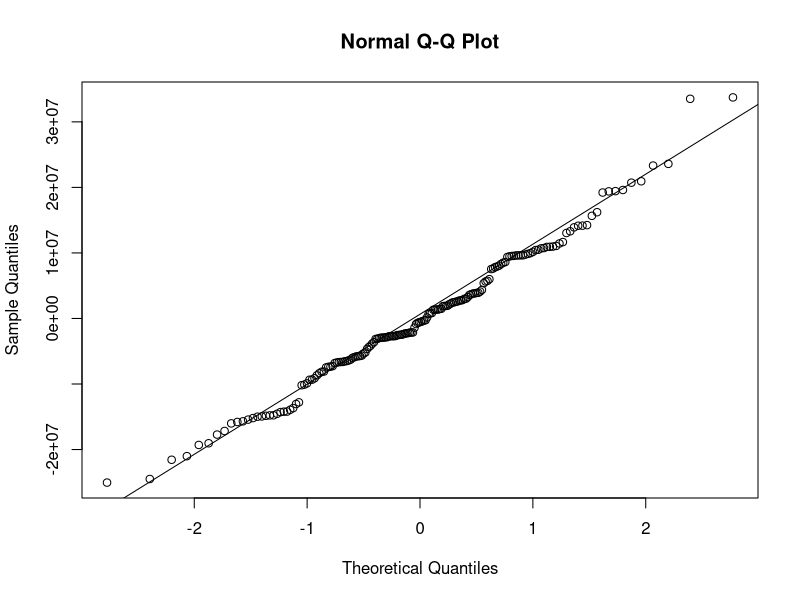
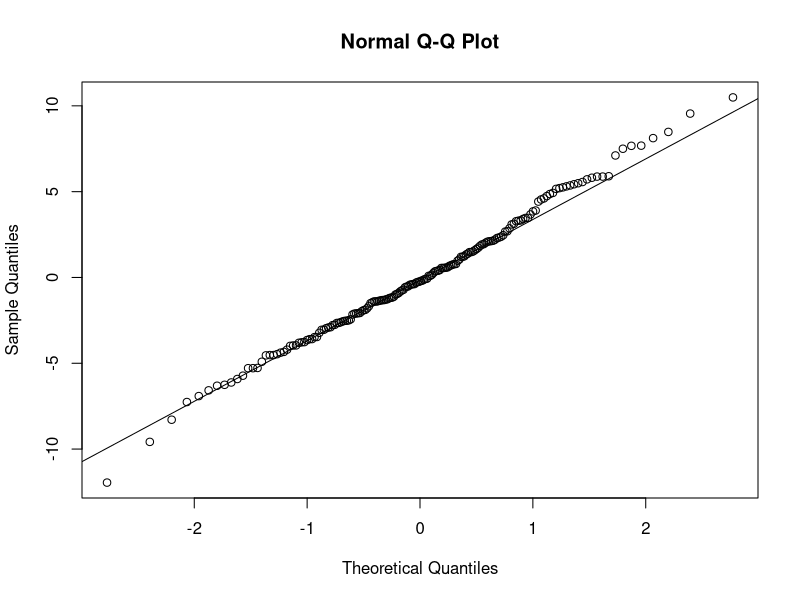
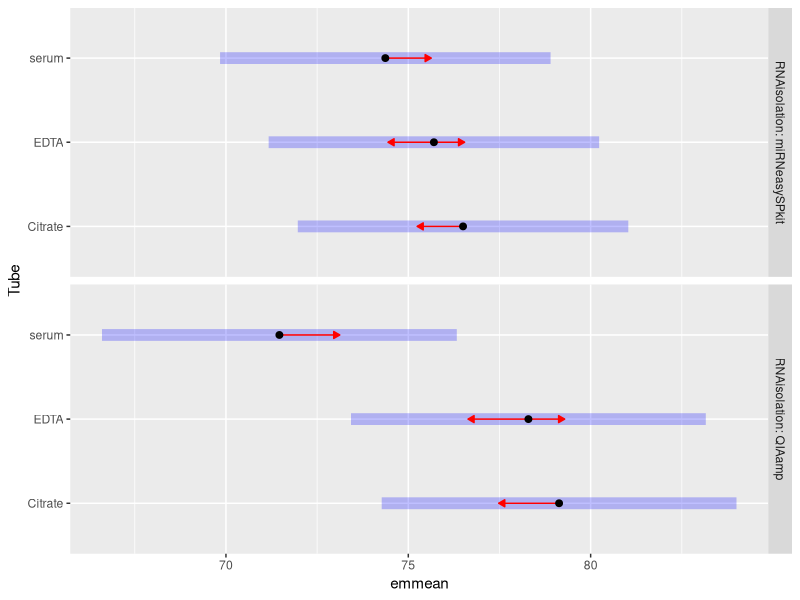
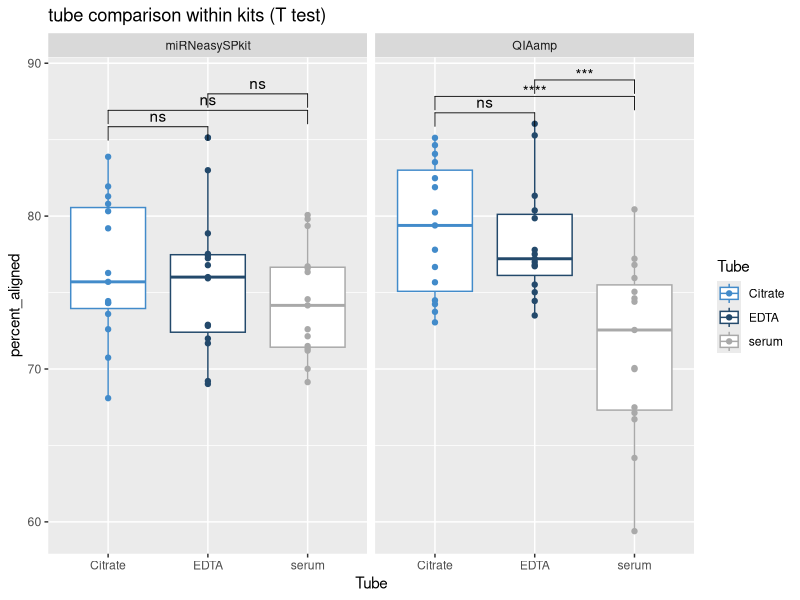
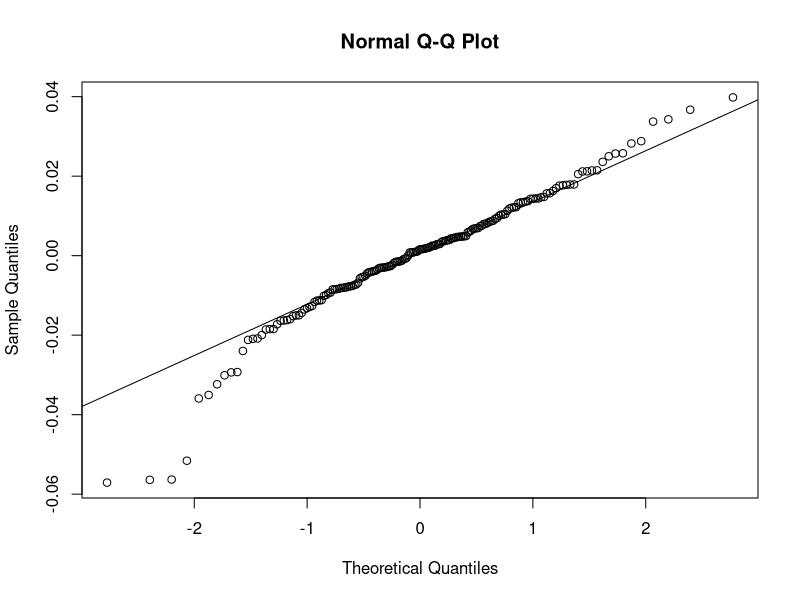
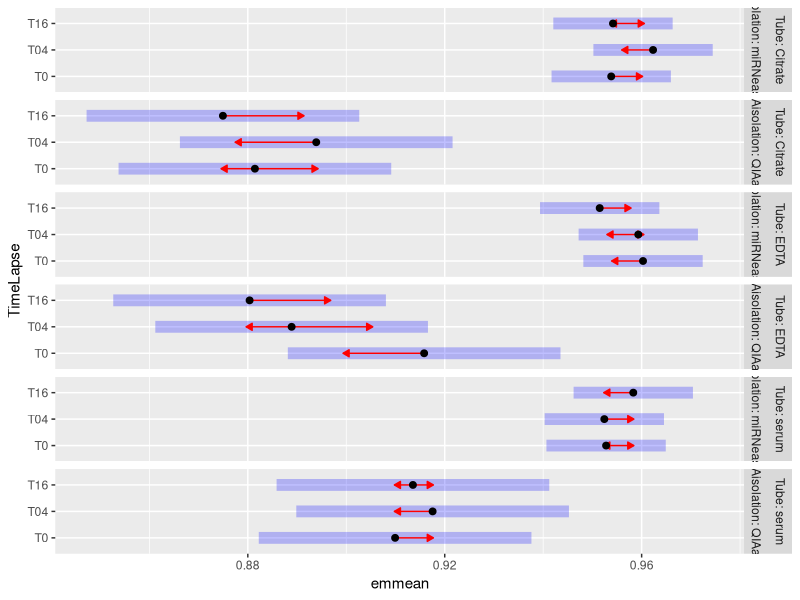
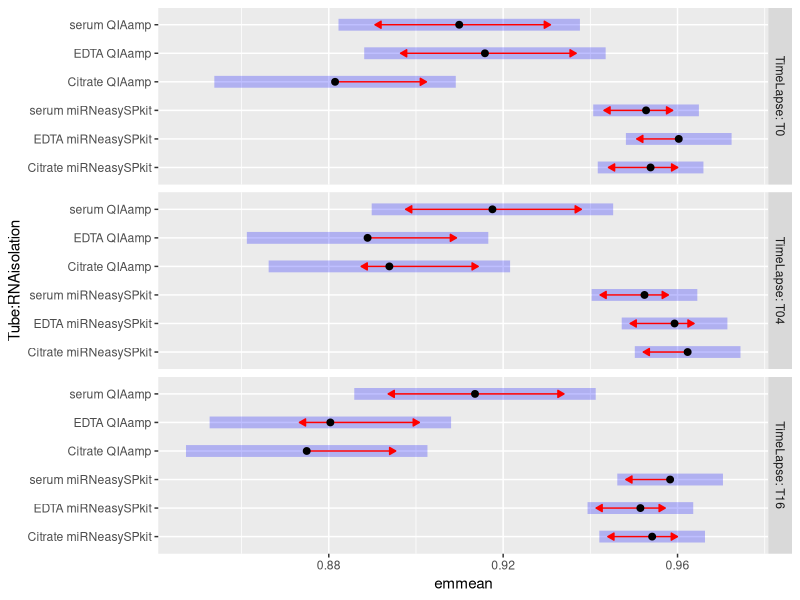
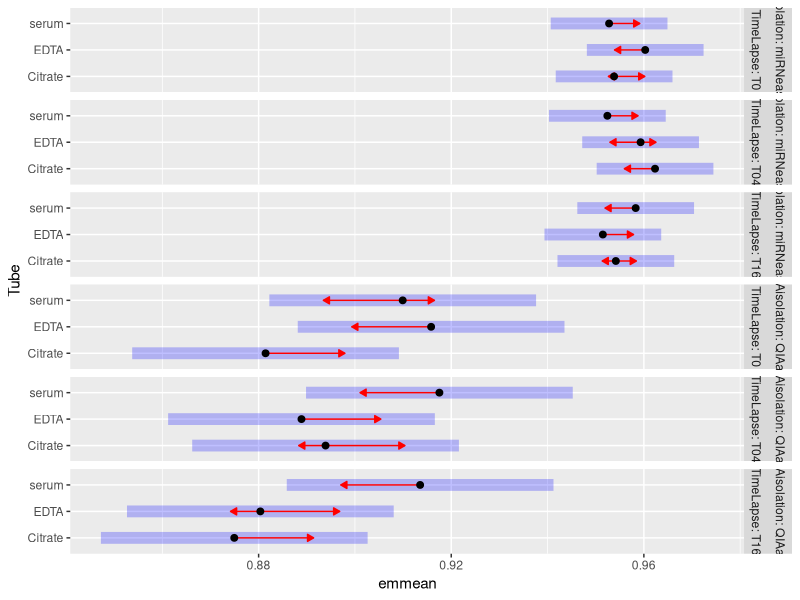

Reproduce these figures in R, in order.
## ---- chunk 1
library(nlme)
library(ggplot2)
library(multcomp)
library(emmeans)
library(rstatix)
library(ggpubr)
require(tidyverse)
library(pheatmap)
require(RColorBrewer)

color_panel<-c("#e35d6a","#5bb75b","#428bca","#e87810","#23496b","#ffbf00","#cc2028","#039748","pink","darkgray")
names(color_panel)<-sort(c("serum","Biomatrica","EDTA separator","EDTA","Citrate","RNA Streck","Roche","DNA Streck", "PAXgene", "ACD-A"))

set.seed(189672)
theme_point<-theme_bw()+theme(strip.background = element_blank(), panel.background = element_rect(colour = "black", size=0.3))

theme_point2<-theme(panel.background = element_rect(colour = "black", size=0.3), strip.background = element_blank())
## ---- chunk 2
r_stat <- read.csv('./data_output/reads_melt_pre.csv',sep=",",header = TRUE)

r_stat$Tube<-as.factor(r_stat$Tube)
r_stat$RNAisolation<-as.factor(r_stat$RNAisolation)
r_stat$TimeLapse<-as.factor(r_stat$TimeLapse)
r_stat$donorID<-as.factor(r_stat$donorID)

Tube.levels<-levels(r_stat$Tube)
RNAisolation.levels<-levels(r_stat$RNAisolation)
TimeLapse.levels<-levels(r_stat$TimeLapse)
## ---- chunk 3
m1<-lme(reads~Tube*RNAisolation*TimeLapse,
       random=~1|donorID, 
       weights = varIdent(form = ~ 1 | RNAisolation),
       data=r_stat)

anova(m1)
anova_m1 <- round(anova(m1)[c(5, 6, 7), c(4)], digits = 3)
## ---- chunk 4
qqnorm(m1$residuals)
qqline(m1$residuals)
## ---- chunk 5
align_stat <- read.csv('./data_output/kallisto_aligned.csv',sep=",",header = TRUE)

align_stat$Tube<-as.factor(align_stat$Tube)
align_stat$RNAisolation<-as.factor(align_stat$RNAisolation)
align_stat$TimeLapse<-as.factor(align_stat$TimeLapse)
align_stat$donorID<-as.factor(align_stat$donorID)

Tube.levels<-levels(align_stat$Tube)
RNAisolation.levels<-levels(align_stat$RNAisolation)
TimeLapse.levels<-levels(align_stat$TimeLapse)
## ---- chunk 6
align_m1<-lme(percent_aligned~Tube*RNAisolation*TimeLapse,
       random=~1|donorID,
       weights = varIdent(form = ~ 1 | RNAisolation),
       data=align_stat)

anova_align_m1 <- round(anova(align_m1)[c(5, 6, 7), c(4)], digits = 3) 
anova(align_m1)
## ---- chunk 7
align_m2<-lme(percent_aligned~(Tube+RNAisolation+TimeLapse)^2,
       random=~1|donorID, 
       weights = varIdent(form = ~ 1 | RNAisolation),
       data=align_stat)

anova(align_m2)
## ---- chunk 8
align_m3<-lme(percent_aligned~Tube+RNAisolation+TimeLapse+
             Tube:RNAisolation,
       random=~1|donorID,
       weights = varIdent(form = ~ 1 | RNAisolation),
       data=align_stat)

anova(align_m3)
## ---- chunk 9
qqnorm(align_m3$residuals)
qqline(align_m3$residuals)
## ---- chunk 10
align_m.methods<-emmeans(align_m3, ~Tube|RNAisolation)
plot(align_m.methods, comparisons=TRUE)
## ---- chunk 11
pairs(align_m.methods)
confint(align_m.methods, adjust="mvt")
## ---- chunk 12
# ANOVA test between tubes of same kit
align_stats <- align_stat %>% group_by(RNAisolation, Tube) %>% get_summary_stats(percent_aligned, type = "mean_sd")
align_tube_effect <- align_stat %>% group_by(RNAisolation) %>% anova_test(percent_aligned ~ Tube)
align_kit_effect <- align_stat %>% group_by(Tube) %>% anova_test(percent_aligned ~ RNAisolation)

# Pairwise comparisons
align_pwc <- align_stat %>% group_by(RNAisolation) %>% pairwise_t_test(percent_aligned ~ Tube) %>% add_xy_position(x = "Tube")
align_pwc_time <- align_stat %>% group_by(RNAisolation, TimeLapse) %>% pairwise_t_test(percent_aligned ~ Tube) %>% add_xy_position(x = "Tube")

# Show p-values
ggplot(align_stat, aes(x = Tube, y = percent_aligned, color = Tube)) +
  geom_boxplot() +
  geom_point() +
  scale_colour_manual(values=color_panel) +
  facet_wrap(~ RNAisolation) +
  stat_pvalue_manual(align_pwc, label = "p.signif") +
  labs(title = "tube comparison within kits (T test)")
#ggsave("./data_output/plots/duplicates_stats.pdf", plot = ggplot2::last_plot(), dpi = 300)
## ---- chunk 13
dupl_stat<-read.csv("./data_output/duplicates_complete.csv",sep=",",header = TRUE)

dupl_stat$Tube<-as.factor(dupl_stat$Tube)
dupl_stat$RNAisolation<-as.factor(dupl_stat$RNAisolation)
dupl_stat$TimeLapse<-as.factor(dupl_stat$TimeLapse)
dupl_stat$donorID<-as.factor(dupl_stat$donorID)

Tube.levels<-levels(dupl_stat$Tube)
RNAisolation.levels<-levels(dupl_stat$RNAisolation)
TimeLapse.levels<-levels(dupl_stat$TimeLapse)
## ---- chunk 14
#dupl_m <- aov(duplicates ~ RNAisolation*Tube*TimeLapse, dupl_stat)
#summary(dupl_m)
#dupl_m_RM <- aov(duplicates ~ RNAisolation*Tube*TimeLapse + Error(donorID), dupl_stat)
#summary(dupl_m_RM)

dupl_m1<-lme(duplicates~Tube*RNAisolation*TimeLapse,
       random=~1|donorID, 
       weights = varIdent(form = ~ 1 | RNAisolation),
       data=dupl_stat)

anova_dupl_m1 <- round(anova(dupl_m1)[c(5, 6, 7), c(4)], digits = 3)
anova(dupl_m1)
## ---- chunk 15
dupl_m2<-lme(duplicates~(Tube+RNAisolation+TimeLapse)^2,
       random=~1|donorID, 
       weights = varIdent(form = ~ 1 | RNAisolation),
       data=dupl_stat)

anova(dupl_m2)
## ---- chunk 16
dupl_m3<-lme(duplicates~Tube+RNAisolation+TimeLapse+
             Tube:RNAisolation+Tube:TimeLapse,
       random=~1|donorID,
       weights = varIdent(form = ~ 1 | RNAisolation),
       data=dupl_stat)

anova(dupl_m3)
## ---- chunk 17
qqnorm(dupl_m3$residuals)
qqline(dupl_m3$residuals)
## ---- chunk 18
dupl_m.time<-emmeans(dupl_m1, ~TimeLapse|Tube:RNAisolation)
plot(dupl_m.time, comparisons=TRUE)
pairs(dupl_m.time)
confint(dupl_m.time,adjust="mvt")
## ---- chunk 19
dupl_m.methods<-emmeans(dupl_m1, ~Tube*RNAisolation|TimeLapse)
plot(dupl_m.methods, comparisons=TRUE)
pairs(dupl_m.methods)
confint(dupl_m.methods, adjust="mvt")
## ---- chunk 20
dupl_m.time_kit<-emmeans(dupl_m1, ~Tube|RNAisolation:TimeLapse )
plot(dupl_m.time_kit, comparisons=TRUE)
pairs(dupl_m.time_kit)
confint(dupl_m.time_kit, adjust="mvt")
## ---- chunk 21
Dupl_m.kit<-emmeans(dupl_m1, ~Tube|RNAisolation)
p_val.kit_dupl <- formatC(summary(pairs(Dupl_m.kit))$p.value, format="e", 2)

Dupl_pwc.kit <-  dupl_stat %>% group_by(RNAisolation) %>% pairwise_t_test(duplicates ~ Tube) %>% add_xy_position(x = "Tube")
Dupl_pwc.kit$p.adj <- p_val.kit_dupl
Dupl_pwc.kit$p.adj <- as.numeric(Dupl_pwc.kit$p.adj)

Dupl_pwc.kit$p.adj.signif <- ifelse(Dupl_pwc.kit$p.adj <= 0.001, "***", ifelse(Dupl_pwc.kit$p.adj<=0.01, "**", ifelse(Dupl_pwc.kit$p.adj<=0.05, "*", "ns")))

Dupl_pwc.kit
## ---- chunk 22
Dupl.kit_plot<-ggplot(dupl_stat, aes(x = Tube, y = duplicates, color=Tube)) +
  geom_boxplot() +
  geom_point(size=0.8) +
  facet_wrap(~ as.factor(RNAisolation)) +
  stat_pvalue_manual(Dupl_pwc.kit, label = "{scales::pvalue(p.adj)}", hide.ns = T, size=3, bracket.size=0.2, tip.length = 0.01) +
  scale_color_manual(values=color_panel)+
  scale_fill_manual(values=color_panel)+
  theme_point + 
  theme(axis.title.x=element_blank(), axis.text.x=element_blank(), axis.ticks.x=element_blank(), legend.position = 'none', axis.title.y = element_text(size=10))+
  labs(y = "duplication")

Dupl.kit_plot
## ---- chunk 23
Dupl_m.time<-emmeans(dupl_m1, ~Tube|TimeLapse)
p_val.time_dupl <- formatC(summary(pairs(Dupl_m.time))$p.value, format="e", 2)

Dupl_pwc.time <-  dupl_stat %>% group_by(TimeLapse) %>% pairwise_t_test(duplicates ~ Tube) %>% add_xy_position(x = "Tube")
Dupl_pwc.time$p.adj <- p_val.time_dupl
Dupl_pwc.time$p.adj <- as.numeric(Dupl_pwc.time$p.adj)
Dupl_pwc.time$y.position[9]<-0.98

Dupl_pwc.time$p.adj.signif <- ifelse(Dupl_pwc.time$p.adj <= 0.001, "***", ifelse(Dupl_pwc.time$p.adj<=0.01, "**", ifelse(Dupl_pwc.time$p.adj<=0.05, "*", "ns")))

Dupl_pwc.time
## ---- chunk 24
Dupl.time_plot<-ggplot(dupl_stat, aes(x = Tube, y = duplicates, color=Tube)) +
  geom_boxplot() +
  geom_point(size=0.8) +
  facet_wrap(~ as.factor(TimeLapse)) +
  stat_pvalue_manual(Dupl_pwc.time, label = "{scales::pvalue(p.adj)}", hide.ns = T, size=3, bracket.size=0.2, tip.length = 0.01) +
  scale_color_manual(values=color_panel)+
  scale_fill_manual(values=color_panel)+
  theme_point2 + 
  theme(axis.title.x=element_blank(), axis.text.x=element_blank(), axis.ticks.x=element_blank(), legend.position = 'none', axis.title.y = element_text(size=10))+
  labs(y = "duplication")

Dupl.time_plot


## ---- chunk 25
# # tried to make heatmap for p-values but result is not ok; should be left out
# m_dupl.methods<-emmeans(m_dupl, ~Tube*RNAisolation|TimeLapse )
# plot(m_dupl.methods, comparisons=TRUE)
# pairs(m_dupl.methods)
# confint(m_dupl.methods, adjust="mvt")
# 
# # subset duplicates for T0
# dupl_T0 <- subset(duplicates, TimeLapse == "T0")
# m_dupl_T0 <-lme(duplicates~Tube*RNAisolation,
#        random=~1|donorID,
#        weights = varIdent(form = ~ 1 | RNAisolation),
#        data=dupl_T0)
# 
# m_dupl_T0.methods<-emmeans(m_dupl_T0, ~Tube*RNAisolation)
# 
# # make heatmap of p-values for T0
# m_dupl_T0pwp <- pwpm(m_dupl_T0.methods)
# m_dupl_T0pwp <- sub("[<>]", "", m_dupl_T0pwp)
# p_dupl_T0.matx<-matrix(as.numeric((m_dupl_T0pwp)),nrow = length(m_dupl_T0pwp[,1]),ncol = length(m_dupl_T0pwp[,1]))
# rownames(p_dupl_T0.matx) <- colnames(p_dupl_T0.matx) <- rownames(m_dupl_T0pwp)
# #p_dupl_T0.matx[lower.tri(p_dupl_T0.matx, diag=TRUE)] <- NA
# #melt(p_dupl_T0.matx) %>%
# #  ggplot(aes(Var1, Var2, fill = value)) + geom_tile() +
# #  geom_text(aes(label = value))
# 
# allcolors = colorRampPalette(brewer.pal(8,"Blues"))(100)
# colorscale = c(allcolors,allcolors)
# 
# corrplot(p_dupl_T0.matx, method = 'shade', type = 'upper',
#          diag = FALSE,
#          tl.srt = 45, #text labels rotated 45 degrees
#          number.cex=0.8, 
#          addCoef.col = "black", # Add p-value
#          tl.col = "black", #text label color
#          tl.cex = 0.8,
#          col=colorscale)
## ---- chunk 26
conc_stat <- read.csv("./data_output/gene_level_ratios.csv",sep=",",header = TRUE)

conc_stat$Tube<-as.factor(conc_stat$Tube)
conc_stat$RNAisolation<-as.factor(conc_stat$RNAisolation)
conc_stat$TimeLapse<-as.factor(conc_stat$TimeLapse)
conc_stat$donorID<-as.factor(conc_stat$donorID)
conc_stat <- conc_stat %>%
  mutate("EndovsERCC_InputCorr"= (endogenous/ERCC)*EluateV/PlasmaInputV,
         "SeqvsERCC_InputCorr" = (Sequin/ERCC)*EluateV/PlasmaInputV)

Tube.levels<-levels(conc_stat$Tube)
RNAisolation.levels<-levels(conc_stat$RNAisolation)
TimeLapse.levels<-levels(conc_stat$TimeLapse)
## ---- chunk 27
EndovsSeq_m1<-lme(EndovsSeq~Tube*RNAisolation*TimeLapse,
       random=~1|donorID, 
       weights = varIdent(form = ~ 1 | RNAisolation),
       data=conc_stat)

anova(EndovsSeq_m1)
anova_EndovsSeq_m1 <- round(anova(EndovsSeq_m1)[c(5, 6, 7), c(4)], digits = 3)
## ---- chunk 28
EndovsSeq_m2<-lme(EndovsSeq~(Tube+RNAisolation+TimeLapse)^2,
       random=~1|donorID, 
       weights = varIdent(form = ~ 1 | RNAisolation),
       data=conc_stat)

anova(EndovsSeq_m2)
## ---- chunk 29
EndovsSeq_m3<-lme(EndovsSeq~Tube+RNAisolation+TimeLapse+
             Tube:TimeLapse,
       random=~1|donorID,
       weights = varIdent(form = ~ 1 | RNAisolation),
       data=conc_stat)

anova(EndovsSeq_m3)
## ---- chunk 30
qqnorm(EndovsSeq_m3$residuals)
qqline(EndovsSeq_m3$residuals)
## ---- chunk 31
EndovsSeq_m.time<-emmeans(EndovsSeq_m3, ~TimeLapse|Tube)
plot(EndovsSeq_m.time, comparisons=TRUE)
pairs(EndovsSeq_m.time)
confint(EndovsSeq_m.time,adjust="mvt")
## ---- chunk 32
p_val.time_Conc <- formatC(summary(pairs(EndovsSeq_m.time))$p.value, format="e", 2)
## ---- chunk 33
Conc_pwc.time <-  conc_stat %>% group_by(TimeLapse) %>% pairwise_t_test(EndovsSeq ~ Tube) %>% add_xy_position(x = "Tube")
Conc_pwc.time$p.adj <- p_val.time_Conc
Conc_pwc.time$p.adj <- as.numeric(Conc_pwc.time$p.adj)
Conc_pwc.time$p.adj.signif <- ifelse(Conc_pwc.time$p.adj <= 0.001, "***", ifelse(Conc_pwc.time$p.adj<=0.01, "**", ifelse(Conc_pwc.time$p.adj<=0.05, "*", "ns")))
Conc_pwc.time
## ---- chunk 34



conc.Time_plot<-ggplot(conc_stat, aes(x = Tube, y = EndovsSeq, color=Tube)) +
  geom_boxplot() +
  geom_point(size=0.8) +
  facet_wrap(~ as.factor(TimeLapse)) +
  stat_pvalue_manual(Conc_pwc.time, label = "{scales::pvalue(p.adj)}", hide.ns = T, size=3, bracket.size=0.2, tip.length = 0.01) +
  scale_color_manual(values=color_panel)+
  scale_fill_manual(values=color_panel)+
  theme_point + 
  theme(axis.title.x=element_blank(), axis.text.x=element_blank(), axis.ticks.x=element_blank(), legend.position = 'none', axis.title.y = element_text(size=10))+
  labs(y = "RNA concentration")

conc.Time_plot
## ---- chunk 35
EndovsSeq_m.kit<-emmeans(EndovsSeq_m3, ~Tube|RNAisolation)
p_val.kit_Conc <- formatC(summary(pairs(EndovsSeq_m.kit))$p.value, format="e", 2)

Conc_pwc.kit <-  conc_stat %>% group_by(RNAisolation) %>% pairwise_t_test(EndovsSeq ~ Tube) %>% add_xy_position(x = "Tube")
Conc_pwc.kit$p.adj <- p_val.kit_Conc
Conc_pwc.kit$p.adj <- as.numeric(Conc_pwc.kit$p.adj)
Conc_pwc.kit$p.adj.signif <- ifelse(Conc_pwc.kit$p.adj <= 0.001, "***", ifelse(Conc_pwc.kit$p.adj<=0.01, "**", ifelse(Conc_pwc.kit$p.adj<=0.05, "*", "ns")))
Conc_pwc.kit
## ---- chunk 36
conc.kit_plot<-ggplot(conc_stat, aes(x = Tube, y = EndovsSeq, color=Tube)) +
  geom_boxplot() +
  geom_point(size=0.8) +
  facet_wrap(~ as.factor(RNAisolation)) +
  stat_pvalue_manual(Conc_pwc.kit, label = "{scales::pvalue(p.adj)}", hide.ns = T, size=3, bracket.size=0.2, tip.length = 0.01) +
  scale_color_manual(values=color_panel)+
  scale_fill_manual(values=color_panel)+
  theme_point2 + 
  theme(axis.title.x=element_blank(), axis.text.x=element_blank(), axis.ticks.x=element_blank(), legend.position = 'none', axis.title.y = element_text(size=10))+
  labs(y = "RNA concentration")

conc.kit_plot

## ---- chunk 37
EndovsERCC_m1<-lme(EndovsERCC~Tube*RNAisolation*TimeLapse,
       random=~1|donorID, 
       weights = varIdent(form = ~ 1 | RNAisolation),
       data=conc_stat)

anova(EndovsERCC_m1)
## ---- chunk 38
EndovsERCC_m2<-lme(EndovsERCC~(Tube+RNAisolation+TimeLapse)^2,
       random=~1|donorID, 
       weights = varIdent(form = ~ 1 | RNAisolation),
       data=conc_stat)

anova(EndovsERCC_m2)
## ---- chunk 39
EndovsERCC_m3<-lme(EndovsERCC~Tube+RNAisolation+TimeLapse+
                     Tube:TimeLapse,
       random=~1|donorID,
       weights = varIdent(form = ~ 1 | RNAisolation),
       data=conc_stat)

anova(EndovsERCC_m3)
## ---- chunk 40
qqnorm(EndovsERCC_m3$residuals)
qqline(EndovsERCC_m3$residuals)
## ---- chunk 41
EndovsERCC_m.time<-emmeans(EndovsERCC_m3, ~TimeLapse|Tube)
plot(EndovsERCC_m.time, comparisons=TRUE)
pairs(EndovsERCC_m.time)
confint(EndovsERCC_m.time,adjust="mvt")
## ---- chunk 42
EndovsERCC_InputCorr_m1<-lme(EndovsERCC_InputCorr~Tube*RNAisolation*TimeLapse,
       random=~1|donorID, 
       weights = varIdent(form = ~ 1 | RNAisolation),
       data=conc_stat)

anova(EndovsERCC_InputCorr_m1)
anova_EndovsERCC_InputCorr_m1 <- round(anova(EndovsERCC_InputCorr_m1)[c(5, 6, 7), c(4)], digits = 3)
## ---- chunk 43
EndovsERCC_InputCorr_m2<-lme(EndovsERCC_InputCorr~(Tube+RNAisolation+TimeLapse)^2,
       random=~1|donorID, 
       weights = varIdent(form = ~ 1 | RNAisolation),
       data=conc_stat)

anova(EndovsERCC_InputCorr_m2)
## ---- chunk 44
EndovsERCC_InputCorr_m3<-lme(EndovsERCC_InputCorr~Tube+RNAisolation+TimeLapse+
             Tube:TimeLapse,
       random=~1|donorID,
       weights = varIdent(form = ~ 1 | RNAisolation),
       data=conc_stat)

anova(EndovsERCC_InputCorr_m3)
## ---- chunk 45
qqnorm(EndovsERCC_InputCorr_m3$residuals)
qqline(EndovsERCC_InputCorr_m3$residuals)
## ---- chunk 46
EndovsERCC_InputCorr_m.time<-emmeans(EndovsERCC_InputCorr_m3, ~TimeLapse|Tube)
plot(EndovsERCC_InputCorr_m.time, comparisons=TRUE)
pairs(EndovsERCC_InputCorr_m.time)
confint(EndovsERCC_InputCorr_m.time,adjust="mvt")
## ---- chunk 47
EndovsERCC_m.kit<-emmeans(EndovsERCC_InputCorr_m3, ~Tube|RNAisolation)
p_val.kit_EndovsERCC <- formatC(summary(pairs(EndovsERCC_m.kit))$p.value, format="e", 2)

EndovsERCC_pwc.kit <-  conc_stat %>% group_by(RNAisolation) %>% pairwise_t_test(EndovsERCC ~ Tube) %>% add_xy_position(x = "Tube")

EndovsERCC_pwc.kit$p.adj <- p_val.kit_EndovsERCC
EndovsERCC_pwc.kit$p.adj <- as.numeric(EndovsERCC_pwc.kit$p.adj)
EndovsERCC_pwc.kit$p.adj.signif <- ifelse(EndovsERCC_pwc.kit$p.adj <= 0.001, "***", ifelse(EndovsERCC_pwc.kit$p.adj<=0.01, "**", ifelse(EndovsERCC_pwc.kit$p.adj<=0.05, "*", "ns")))
EndovsERCC_pwc.kit
## ---- chunk 48
EndovsERCC.kit_plot<-ggplot(conc_stat, aes(x = Tube, y = EndovsERCC, color=Tube)) +
  geom_boxplot() +
  geom_point(size=0.8) +
  facet_wrap(~ as.factor(RNAisolation)) +
  stat_pvalue_manual(EndovsERCC_pwc.kit, label = "{scales::pvalue(p.adj)}", hide.ns = T, size=3, bracket.size=0.2, tip.length = 0.01) +
  scale_color_manual(values=color_panel)+
  scale_fill_manual(values=color_panel)+
  theme_point2 + 
  theme(axis.title.x=element_blank(), axis.text.x=element_blank(), axis.ticks.x=element_blank(), legend.position = 'none', axis.title.y = element_text(size=10))+
  labs(y = "extraction efficiency")

EndovsERCC.kit_plot
## ---- chunk 49
EndovsERCC_m.time<-emmeans(EndovsERCC_InputCorr_m3, ~Tube|TimeLapse)
p_val.time_EndovsERCC <- formatC(summary(pairs(EndovsERCC_m.time))$p.value, format="e", 2)

EndovsERCC_pwc.time <-  conc_stat %>% group_by(TimeLapse) %>% pairwise_t_test(EndovsERCC ~ Tube) %>% add_xy_position(x = "Tube")

EndovsERCC_pwc.time$p.adj <- p_val.time_EndovsERCC
EndovsERCC_pwc.time$p.adj <- as.numeric(EndovsERCC_pwc.time$p.adj)
EndovsERCC_pwc.time$p.adj.signif <- ifelse(EndovsERCC_pwc.time$p.adj <= 0.001, "***", ifelse(EndovsERCC_pwc.time$p.adj<=0.01, "**", ifelse(EndovsERCC_pwc.time$p.adj<=0.05, "*", "ns")))
EndovsERCC_pwc.time
## ---- chunk 50
EndovsERCC.time_plot<-ggplot(conc_stat, aes(x = Tube, y = EndovsERCC, color=Tube)) +
  geom_boxplot() +
  geom_point(size=0.8) +
  facet_wrap(~ as.factor(TimeLapse)) +
  stat_pvalue_manual(EndovsERCC_pwc.time, label = "{scales::pvalue(p.adj)}", hide.ns = T, size=3, bracket.size=0.2, tip.length = 0.01) +
  scale_color_manual(values=color_panel)+
  scale_fill_manual(values=color_panel)+
  theme_point + 
  theme(axis.title.x=element_blank(), axis.text.x=element_blank(), axis.ticks.x=element_blank(), legend.position = 'none', axis.title.y = element_text(size=10))+
  labs(y = "extraction efficiency")

EndovsERCC.time_plot


## ---- chunk 51
gene_stat <- read.csv('./data_output/number_genes_detected.csv',sep=",",header = TRUE)

gene_stat$Tube<-as.factor(gene_stat$Tube)
gene_stat$RNAisolation<-as.factor(gene_stat$RNAisolation)
gene_stat$TimeLapse<-as.factor(gene_stat$TimeLapse)
gene_stat$donorID<-as.factor(gene_stat$donorID)

Tube.levels<-levels(gene_stat$Tube)
RNAisolation.levels<-levels(gene_stat$RNAisolation)
TimeLapse.levels<-levels(gene_stat$TimeLapse)
## ---- chunk 52
count_m1<-lme(genes_aboveTh~Tube*RNAisolation*TimeLapse,
       random=~1|donorID, 
       weights = varIdent(form = ~ 1 | RNAisolation),
       data=gene_stat)

anova(count_m1)
anova_count_m1 <- round(anova(count_m1)[c(5, 6, 7), c(4)], digits = 3)
## ---- chunk 53
count_m2<-lme(genes_aboveTh~(Tube+RNAisolation+TimeLapse)^2,
       random=~1|donorID, 
       weights = varIdent(form = ~ 1 | RNAisolation),
       data=gene_stat)

anova(count_m2)
## ---- chunk 54
count_m3<-lme(genes_aboveTh~Tube+RNAisolation+TimeLapse+
             Tube:RNAisolation,
       random=~1|donorID,
       weights = varIdent(form = ~ 1 | RNAisolation),
       data=gene_stat)

anova(count_m3)
## ---- chunk 55
qqnorm(count_m3$residuals)
qqline(count_m3$residuals)
## ---- chunk 56
count_m.methods<-emmeans(count_m3, ~Tube|RNAisolation)
plot(count_m.methods, comparisons=TRUE)
pairs(count_m.methods)
confint(count_m.methods, adjust="mvt")
## ---- chunk 57
# Pairwise comparisons
gene_pwc <- gene_stat %>% group_by(RNAisolation) %>% pairwise_t_test(genes_aboveTh ~ Tube) %>% add_xy_position(x = "Tube")

# Show p-values
ggplot(gene_stat, aes(x = Tube, y = genes_aboveTh, color = Tube)) +
  geom_boxplot()+
  geom_point()+
  scale_colour_manual(values=color_panel)+
  facet_wrap(~ RNAisolation) +
  stat_pvalue_manual(gene_pwc, label = "p.signif") +
  labs(title = "tube comparison within kits (T test)", y = "absolute count of genes above threshold")
#ggsave("./data_output/plots/duplicates_stats.pdf", plot = ggplot2::last_plot(), dpi = 300)
## ---- chunk 58
count_m.time<-emmeans(count_m3, ~Tube|TimeLapse)
p_val.time_count <- formatC(summary(pairs(count_m.time))$p.value, format="e", 2)

count_pwc.time <-  gene_stat %>% group_by(TimeLapse) %>% pairwise_t_test(genes_aboveTh ~ Tube) %>% add_xy_position(x = "Tube")

count_pwc.time$p.adj <- p_val.time_count
count_pwc.time$p.adj <- as.numeric(count_pwc.time$p.adj)
count_pwc.time$p.adj.signif <- ifelse(count_pwc.time$p.adj <= 0.001, "***", ifelse(count_pwc.time$p.adj<=0.01, "**", ifelse(count_pwc.time$p.adj<=0.05, "*", "ns")))

count_pwc.time
## ---- chunk 59
count.time_plot<-ggplot(gene_stat, aes(x = Tube, y = genes_aboveTh, color=Tube)) +
  geom_boxplot() +
  geom_point(size=0.8) +
  facet_wrap(~ as.factor(TimeLapse)) +
  stat_pvalue_manual(count_pwc.time, label = "{scales::pvalue(p.adj)}", hide.ns = T, size=3, bracket.size=0.2, tip.length = 0.01) +
  scale_color_manual(values=color_panel)+
  scale_fill_manual(values=color_panel)+
  theme_point2 + 
  theme(axis.title.x=element_blank(), axis.text.x=element_blank(), axis.ticks.x=element_blank(), legend.position = 'none', axis.title.y = element_text(size=10))+
  labs(y = "sensitivity")

count.time_plot
## ---- chunk 60
count_m.kit<-emmeans(count_m3, ~Tube|RNAisolation)
p_val.kit_count <- formatC(summary(pairs(count_m.kit))$p.value, format="e", 2)

count_pwc.kit <-  gene_stat %>% group_by(RNAisolation) %>% pairwise_t_test(genes_aboveTh ~ Tube) %>% add_xy_position(x = "Tube")

count_pwc.kit$p.adj <- p_val.kit_count
count_pwc.kit$p.adj <- as.numeric(count_pwc.kit$p.adj)
count_pwc.kit$p.adj.signif <- ifelse(count_pwc.kit$p.adj <= 0.001, "***", ifelse(count_pwc.kit$p.adj<=0.01, "**", ifelse(count_pwc.kit$p.adj<=0.05, "*", "ns")))

count_pwc.kit
## ---- chunk 61
count.kit_plot<-ggplot(gene_stat, aes(x = Tube, y = genes_aboveTh, color=Tube)) +
  geom_boxplot() +
  geom_point(size=0.8) +
  facet_wrap(~ as.factor(RNAisolation)) +
  stat_pvalue_manual(count_pwc.kit, label = "{scales::pvalue(p.adj)}", hide.ns = T, size=3, bracket.size=0.2, tip.length = 0.01) +
  scale_color_manual(values=color_panel)+
  scale_fill_manual(values=color_panel)+
  theme_point + 
  theme(axis.title.x=element_blank(), axis.text.x=element_blank(), axis.ticks.x=element_blank(), legend.position = 'none', axis.title.y = element_text(size=10))+
  labs(y = "sensitivity")

count.kit_plot

## ---- chunk 62
ALC <- read.csv('./data_output/ALC.csv',sep=",",header = TRUE)

ALC[c("Tube","RNAisolation")] <- str_split_fixed(ALC$tube_kitID, "_", 2)
ALC$Tube <- if_else(ALC$Tube=="CIT", "Citrate", if_else(ALC$Tube=="SER", "serum", "EDTA")) 
ALC$Tube <- as.factor(ALC$Tube)
ALC$RNAisolation <- as.factor(ALC$RNAisolation)
ALC$TimePoint <- as.factor(ALC$TimePoint)
ALC$BiologicalReplicate <- as.factor(ALC$BiologicalReplicate)
ALC <- na.omit(ALC)
## ---- chunk 63
ALC_m1<-lme(ALC_calc~Tube*RNAisolation*TimePoint,
       random=~1|BiologicalReplicate, 
       weights = varIdent(form = ~ 1 | RNAisolation),
       data=ALC)

anova(ALC_m1)
anova_ALC_m1 <- round(anova(ALC_m1)[c(5, 6, 7), c(4)], digits = 3)
## ---- chunk 64
ALC_m2<-lme(ALC_calc~(Tube+RNAisolation+TimePoint)^2,
       random=~1|BiologicalReplicate, 
       weights = varIdent(form = ~ 1 | RNAisolation),
       data=ALC)

anova(ALC_m2)
## ---- chunk 65
qqnorm(ALC_m1$residuals)
qqline(ALC_m1$residuals)
## ---- chunk 66

ALC_m.time<-emmeans(ALC_m2, ~Tube|TimePoint)
p_val.time_ALC <- formatC(summary(pairs(ALC_m.time))$p.value, format="e", 2)

ALC_pwc.time <-  ALC %>% group_by(TimePoint) %>% pairwise_t_test(ALC_calc ~ Tube) %>% add_xy_position(x = "Tube")

ALC_pwc.time$p.adj <- p_val.time_ALC
ALC_pwc.time$p.adj <- as.numeric(ALC_pwc.time$p.adj)
ALC_pwc.time$p.adj.signif <- ifelse(ALC_pwc.time$p.adj <= 0.001, "***", ifelse(ALC_pwc.time$p.adj<=0.01, "**", ifelse(ALC_pwc.time$p.adj<=0.05, "*", "ns")))

ALC_pwc.time
## ---- chunk 67
ALC.time_plot<-ggplot(ALC, aes(x = Tube, y = ALC_calc, color=Tube)) +
  geom_boxplot() +
  geom_point(size=0.8) +
  facet_wrap(~ as.factor(TimePoint)) +
  stat_pvalue_manual(ALC_pwc.time, label = "{scales::pvalue(p.adj)}", hide.ns = T, size=3, bracket.size=0.2, tip.length = 0.01) +
  scale_color_manual(values=color_panel)+
  scale_fill_manual(values=color_panel)+
  theme_point2 + 
  theme(axis.title.x=element_blank(), axis.text.x=element_blank(), axis.ticks.x=element_blank(), legend.position = 'none', axis.title.y = element_text(size=10))+
  labs(y = "reproducibility")

ALC.time_plot
## ---- chunk 68
ALC_m.kit<-emmeans(ALC_m2, ~Tube|RNAisolation)
p_val.kit_ALC <- formatC(summary(pairs(ALC_m.kit))$p.value, format="e", 2)

ALC_pwc.kit <-  ALC %>% group_by(RNAisolation) %>% pairwise_t_test(ALC_calc ~ Tube) %>% add_xy_position(x = "Tube")

ALC_pwc.kit$p.adj <- p_val.kit_ALC
ALC_pwc.kit$p.adj <- as.numeric(ALC_pwc.kit$p.adj)
ALC_pwc.kit$p.adj.signif <- ifelse(ALC_pwc.kit$p.adj <= 0.001, "***", ifelse(ALC_pwc.kit$p.adj<=0.01, "**", ifelse(ALC_pwc.kit$p.adj<=0.05, "*", "ns")))

ALC_pwc.kit
## ---- chunk 69
ALC.kit_plot<-ggplot(ALC, aes(x = Tube, y = ALC_calc, color=Tube)) +
  geom_boxplot() +
  geom_point(size=0.8) +
  facet_wrap(~ as.factor(RNAisolation)) +
  stat_pvalue_manual(ALC_pwc.kit, label = "{scales::pvalue(p.adj)}", hide.ns = T, size=3, bracket.size=0.2, tip.length = 0.01) +
  scale_color_manual(values=color_panel)+
  scale_fill_manual(values=color_panel)+
  theme_point2 + 
  theme(axis.title.x=element_blank(), axis.text.x=element_blank(), axis.ticks.x=element_blank(), legend.position = 'none', axis.title.y = element_text(size=10))+
  labs(y = "reproducibility")

ALC.kit_plot

## ---- chunk 70
#

full_kit2<-ggarrange(Dupl.kit_plot, conc.kit_plot, EndovsERCC.kit_plot, count.kit_plot, ALC.kit_plot, common.legend = T, align = c("hv"), ncol = 1, nrow = 5)

ggsave("./data_output/Kits_full2.pdf", plot=full_kit2, dpi=300, height = 15, width = 4)

full_time <- ggarrange(Dupl.time_plot, conc.Time_plot, EndovsERCC.time_plot, count.time_plot, ALC.time_plot, common.legend = T, align = c("hv"), ncol = 1, nrow = 5)

ggsave("./data_output/Time_full.pdf", plot=full_time, dpi=300, height = 15, width = 6)


full_plot <- ggarrange(full_kit2, full_time, ncol=2, common.legend = T)
ggsave("./mRNA_Boxplots_full.pdf", plot=full_plot, dpi=300, height = 15, width = 8)
## ---- chunk 71
overview <- data.frame(row.names = c("Tube:RNAisolation","Tube:TimeLapse","RNAisolation:TimeLapse"), "duplicates"= anova_dupl_m1, "RNA conc (endoVSseq)" = anova_EndovsSeq_m1, "extraction efficiency" = anova_EndovsERCC_InputCorr_m1, "gene count" = anova_count_m1, "ALC" = anova_ALC_m1, check.names = FALSE)
overview_t <- t(overview)

#breaks for heatmap
bk1 <- c(seq(0,0.051,by=0.005))

#make color palette
custom_palette = c(colorRampPalette(brewer.pal(n = 7, name =
  "RdBu"))(20))
custom_palette2 = c(custom_palette[1:10], 'white')

#make matrix with labels for heatmap
labels_tab <- overview_t
labels_tab[labels_tab<0.001]<-"<0.001"

#make heatmap
phm<-pheatmap::pheatmap(overview_t,
                   breaks = bk1,
                   display_numbers = labels_tab,fontsize_number=11, number_color="black",
                   color = custom_palette2,
                   angle_col = 45,
                   cluster_rows=FALSE, cluster_cols=FALSE)

ggsave("./mRNAInteractions2.pdf", plot = phm, dpi = 300)
